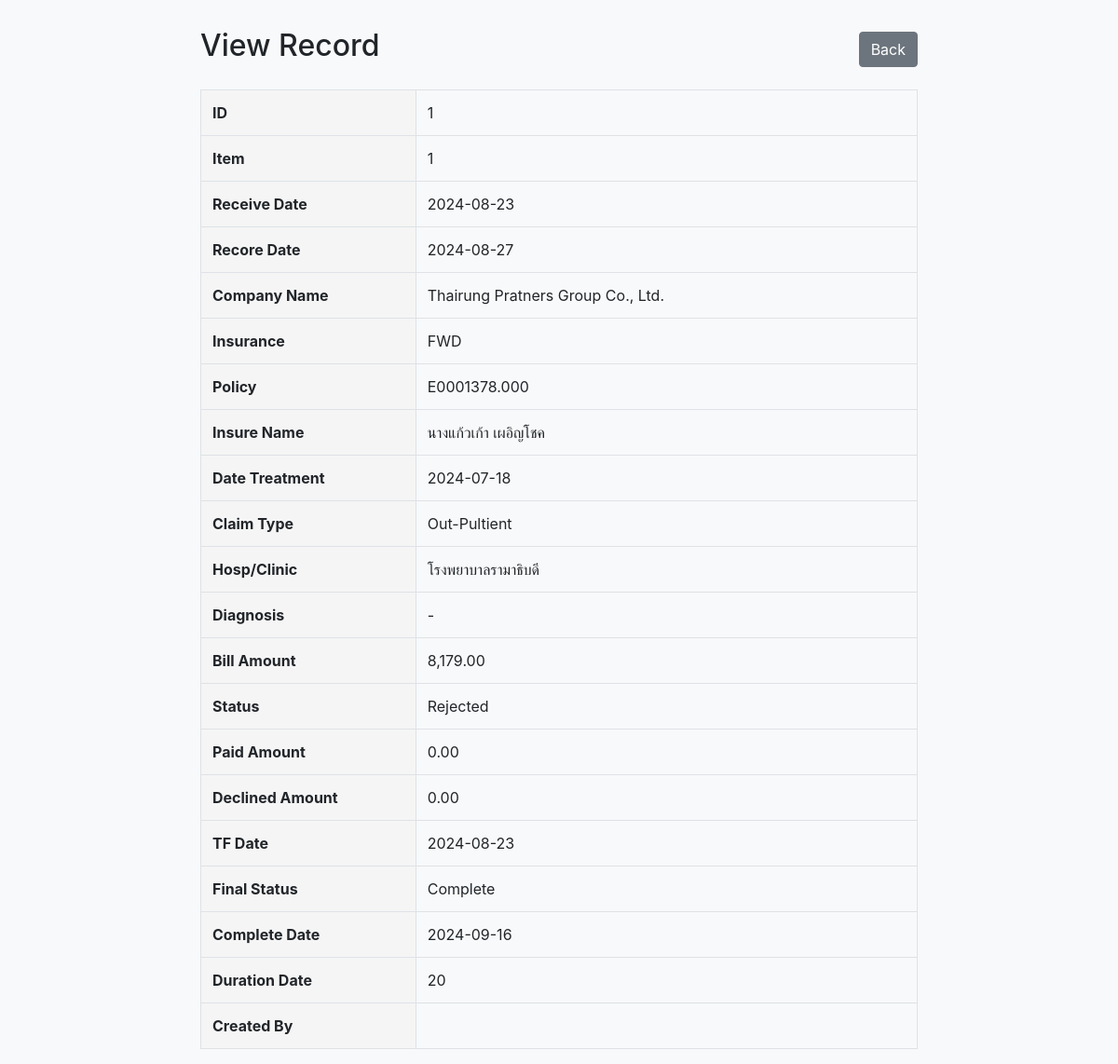
Screenshot of /clamdb/view_clam.php?id=1 with the database file from the repository.
### tables this page shows
CREATE TABLE `claims` (
  `id` int(11) NOT NULL,
  `item` varchar(255) NOT NULL,
  `receive_date` date DEFAULT NULL,
  `recore_date` date DEFAULT NULL,
  `company_name` varchar(255) DEFAULT NULL,
  `insurance` varchar(255) DEFAULT NULL,
  `policy` varchar(255) DEFAULT NULL,
  `insure_name` varchar(255) DEFAULT NULL,
  `date_treatment` date DEFAULT NULL,
  `claim_type` varchar(255) DEFAULT NULL,
  `hosp_clinic` varchar(255) DEFAULT NULL,
  `diagnosis` text DEFAULT NULL,
  `bill_amount` decimal(10,2) DEFAULT NULL,
  `remark` text DEFAULT NULL,
  `status` varchar(255) DEFAULT NULL,
  `paid_amount` decimal(10,2) DEFAULT NULL,
  `declined_amount` decimal(10,2) DEFAULT NULL,
  `tf_date` date DEFAULT NULL,
  `final_status` varchar(255) DEFAULT NULL,
  `complete_date` date DEFAULT NULL,
  `duration_date` int(11) DEFAULT NULL,
  `created_by` varchar(255) DEFAULT NULL,
  `created_at` datetime DEFAULT current_timestamp()
);

### clamdb/view_clam.php (the view, shortened to what this page needs)
<?php
require '../db.php';
if (isset($_GET['id'])) {
    $id = $_GET['id'];
    $sql = "SELECT * FROM claims WHERE id = :id";
    $stmt = $conn->prepare($sql);
    $stmt->bindParam(':id', $id, PDO::PARAM_INT);
    $stmt->execute();
    $claim = $stmt->fetch(PDO::FETCH_ASSOC);
} else {
    echo "Invalid request.";
    exit();
}
?>
<!DOCTYPE html>
<html lang="en">
<head>
    <link rel="stylesheet" href="https://stackpath.bootstrapcdn.com/bootstrap/4.5.2/css/bootstrap.min.css">
</head>
<body>
    <div class="container">
        <div class="header-container">
            <h2>View Record</h2>
            <a href="indexclam.php" class="btn btn-secondary">Back</a>
        </div>
        <table class="table table-bordered">
        <tr>
                <th>ID</th>
                <td><?= htmlspecialchars($claim['id']) ?></td>
            </tr>
            <tr>
                <th>Item</th>
                <td><?= htmlspecialchars($claim['item']) ?></td>
            </tr>
            <tr>
                <th>Receive Date</th>
                <td><?= htmlspecialchars($claim['receive_date']) ?></td>
            </tr>
            <tr>
                <th>Recore Date</th>
                <td><?= htmlspecialchars($claim['recore_date']) ?></td>
            </tr>
            <tr>
                <th>Company Name</th>
                <td><?= htmlspecialchars($claim['company_name']) ?></td>
            </tr>
            <tr>
                <th>Insurance</th>
                <td><?= htmlspecialchars($claim['insurance']) ?></td>
            </tr>
            <tr>
                <th>Policy</th>
                <td><?= htmlspecialchars($claim['policy']) ?></td>
            </tr>
            <tr>
                <th>Insure Name</th>
                <td><?= htmlspecialchars($claim['insure_name']) ?></td>
            </tr>
            <tr>
                <th>Date Treatment</th>
                <td><?= htmlspecialchars($claim['date_treatment']) ?></td>
            </tr>
            <tr>
                <th>Claim Type</th>
                <td><?= htmlspecialchars($claim['claim_type']) ?></td>
            </tr>
            <tr>
                <th>Hosp/Clinic</th>
                <td><?= htmlspecialchars($claim['hosp_clinic']) ?></td>
            </tr>
            <tr>
                <th>Diagnosis</th>
                <td><?= htmlspecialchars($claim['diagnosis']) ?></td>
            </tr>
            <tr>
                <th>Bill Amount</th>
                <td><?= number_format($claim['bill_amount'], 2) ?></td>
            </tr>
            <tr>
                <th>Status</th>
                <td><?= htmlspecialchars($claim['status']) ?></td>
            </tr>
            <tr>
                <th>Paid Amount</th>
                <td><?= number_format($claim['paid_amount'], 2) ?></td>
            </tr>
            <tr>
                <th>Declined Amount</th>
                <td><?= number_format($claim['declined_amount'], 2) ?></td>
            </tr>
            <tr>
                <th>TF Date</th>
                <td><?= htmlspecialchars($claim['tf_date']) ?></td>
            </tr>
            <tr>
                <th>Final Status</th>
                <td><?= htmlspecialchars($claim['final_status']) ?></td>
            </tr>
            <tr>
                <th>Complete Date</th>
                <td><?= htmlspecialchars($claim['complete_date']) ?></td>
            </tr>
            <tr>
                <th>Duration Date</th>
                <td><?= htmlspecialchars($claim['duration_date']) ?></td>
            </tr>
            <tr>
                <th>Created By</th>
                <td><?= htmlspecialchars($claim['created_by']) ?></td>
            </tr>
        </table>
    </div>
</body>
</html>

### clamdb/view_clam.php (style rules this page uses)
body { background-color: #f8f9fa; }
.container { margin-top: 30px; max-width: 800px; }
.table th { width: 30%; background-color: #f5f5f5; }
.header-container { display: flex; justify-content: space-between; align-items: center; margin-bottom: 20px; }

### rows the page displays
claims: id "1", item "1", receive_date "2024-08-23", recore_date "2024-08-27", company_name "Thairung Pratners Group Co., Ltd.", insurance "FWD", policy "E0001378.000", insure_name "นางแก้วเก้า เผอิญโชค", date_treatment "2024-07-18", claim_type "Out-Pultient", hosp_clinic "โรงพยาบาลรามาธิบดี", diagnosis "-", bill_amount "8,179.00", status "Rejected", paid_amount "0.00", declined_amount "0.00", tf_date "2024-08-23", final_status "Complete", complete_date "2024-09-16", duration_date "20"
